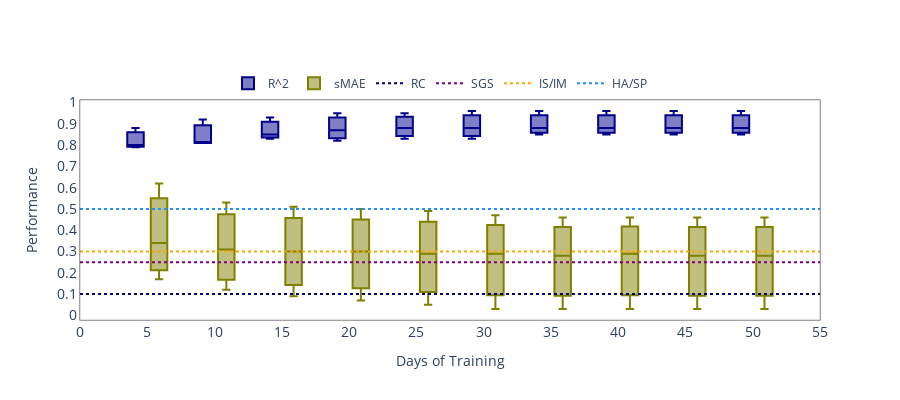

Notebook code for this chart:
### Code cell
import chart_studio
fig = go.Figure() 
a = np.array([1, 2, 3, 4, 5])
b = np.array([1, 3, 2, 3, 1])
# Defining x axis
x = x
fig.add_trace(go.Box(
  
    # defining y axis in corresponding
    # to x-axis
    y=RF_P,
    x=x,
    name='R^2',
    marker_color='darkblue',
    showlegend=True
   
))
#fig.add_trace(go.Box(
   # y=ANN_P,
   #x=x,
    #name='XGBoost(R^2)',
    #marker_color='hotpink',
    #showlegend=True

#))

fig.add_trace(go.Box(
  
    #defining y axis in corresponding
   # to x-axis
    y=RF_R,
    x=x,
    name='sMAE',
    marker_color='olive',
    showlegend=True
   
))
#fig.add_trace(go.Box(
   #y=ANN_R,
    #x=x,
    #name='XGBoost(NMAE)',
    #marker_color='orangered',
    #showlegend=True

#))
fig.add_trace(go.Scatter(x=X,
                y=Reg, 
                name="RC",
                mode = 'lines',
                #marker_color='dodgerblue',
                line = dict(shape = 'linear',width = 2, color = 'navy', dash = 'dot'),
                connectgaps = True,
                showlegend=True
                        ))
fig.add_trace(go.Scatter(x=X,
                y=Spatial, 
                name="SGS",
                mode = 'lines',
                #marker_color='dodgerblue',
                line = dict(shape = 'linear',width = 2, color = 'purple', dash = 'dot'),
                connectgaps = True,
                showlegend=True
                    
                        ))
fig.add_trace(go.Scatter(x=X,
                y=Intervention, 
                name="IS/IM",
                mode = 'lines',
                #marker_color='dodgerblue',
                line = dict(shape = 'linear',width = 2, color = 'orange', dash = 'dot'),
                connectgaps = True,
                showlegend=True
                
                        ))
fig.add_trace(go.Scatter(x=X,
                y=Hs_and_sp, 
                name="HA/SP",
                    
                mode = 'lines',
                #marker_color='dodgerblue',
                line = dict(shape = 'linear',width = 2, color = 'dodgerblue', dash = 'dot'),
                connectgaps = True,
                showlegend=True
               
                        ))

  
fig.update_layout(autosize=True,
                 #title={'text': "<b>CO Monthly Calibration Scheme </b>",
        #'y':0.84,
        #'x':0.4,
        #'xanchor': 'center',
        #'yanchor': 'top'}, 
    #width=1600,
    height=400,
                  
  legend=dict( yanchor="bottom",
    y=1.01,
    x=0.2,
    orientation="h"
),
    # group together boxes of the different
    # traces for each value of x
    boxmode='group',
                  plot_bgcolor='rgba(0,0,0,0)'
)

fig.update_xaxes(title_text="Days of Training",tickfont = dict(size=14),linewidth=0.5, linecolor='black',tick0 = 5,
        dtick = 5,
                 mirror=True)
fig.update_yaxes(title_text="Performance",tickfont = dict(size=14),linewidth=0.5, linecolor='black',tick0 = 0.1,
        dtick = 0.1,
                 mirror=True)
fig.show()
#chart_studio.plotly.sign_in('vinylango', 'gybbJVWfRSUoTcRRSa6J')
#chart_studio.plotly.image.save_as(fig, filename='models_boxplot.png')
#Image('models_boxplot.png')

### Figure 1 — Plotly figure (JSON) as saved in the notebook; plotly's stock layout.template omitted (floating-point values rounded to 4 significant figures)
{"data": [{"marker": {"color": "darkblue"}, "name": "R^2", "showlegend": true, "type": "box", "x": ["5", "5", "5", "10", "10", "10", "15", "15", "15", "20", "20", "20", "25", "25", "25", "30", "30", "30", "35", "35", "35", "40", "40", "40", "45", "45", "45", "50", "50", "50"], "y": [0.8, 0.79, 0.88, 0.81, 0.81, 0.92, 0.85, 0.83, 0.93, 0.87, 0.82, 0.95, 0.88, 0.83, 0.95, 0.88, 0.83, 0.96, 0.88, 0.85, 0.96, 0.88, 0.85, 0.96, 0.88, 0.85, 0.96, 0.88, 0.85, 0.96]}, {"marker": {"color": "olive"}, "name": "sMAE", "showlegend": true, "type": "box", "x": ["5", "5", "5", "10", "10", "10", "15", "15", "15", "20", "20", "20", "25", "25", "25", "30", "30", "30", "35", "35", "35", "40", "40", "40", "45", "45", "45", "50", "50", "50"], "y": [0.62, 0.34, 0.17, 0.53, 0.31, 0.12, 0.51, 0.3, 0.09, 0.5, 0.3, 0.07, 0.49, 0.29, 0.05, 0.47, 0.29, 0.03, 0.46, 0.28, 0.03, 0.46, 0.29, 0.03, 0.46, 0.28, 0.03, 0.46, 0.28, 0.03]}, {"connectgaps": true, "line": {"color": "navy", "dash": "dot", "shape": "linear", "width": 2}, "mode": "lines", "name": "RC", "showlegend": true, "type": "scatter", "x": ["0", "0", "0", "5", "5", "5", "10", "10", "10", "15", "15", "15", "20", "20", "20", "25", "25", "25", "30", "30", "30", "35", "35", "35", "40", "40", "40", "45", "45", "45", "50", "50", "50", "55", "55", "55"], "y": [0.1, 0.1, 0.1, 0.1, 0.1, 0.1, 0.1, 0.1, 0.1, 0.1, 0.1, 0.1, 0.1, 0.1, 0.1, 0.1, 0.1, 0.1, 0.1, 0.1, 0.1, 0.1, 0.1, 0.1, 0.1, 0.1, 0.1, 0.1, 0.1, 0.1, 0.1, 0.1, 0.1, 0.1, 0.1, 0.1]}, {"connectgaps": true, "line": {"color": "purple", "dash": "dot", "shape": "linear", "width": 2}, "mode": "lines", "name": "SGS", "showlegend": true, "type": "scatter", "x": ["0", "0", "0", "5", "5", "5", "10", "10", "10", "15", "15", "15", "20", "20", "20", "25", "25", "25", "30", "30", "30", "35", "35", "35", "40", "40", "40", "45", "45", "45", "50", "50", "50", "55", "55", "55"], "y": [0.25, 0.25, 0.25, 0.25, 0.25, 0.25, 0.25, 0.25, 0.25, 0.25, 0.25, 0.25, 0.25, 0.25, 0.25, 0.25, 0.25, 0.25, 0.25, 0.25, 0.25, 0.25, 0.25, 0.25, 0.25, 0.25, 0.25, 0.25, 0.25, 0.25, 0.25, 0.25, 0.25, 0.25, 0.25, 0.25]}, {"connectgaps": true, "line": {"color": "orange", "dash": "dot", "shape": "linear", "width": 2}, "mode": "lines", "name": "IS/IM", "showlegend": true, "type": "scatter", "x": ["0", "0", "0", "5", "5", "5", "10", "10", "10", "15", "15", "15", "20", "20", "20", "25", "25", "25", "30", "30", "30", "35", "35", "35", "40", "40", "40", "45", "45", "45", "50", "50", "50", "55", "55", "55"], "y": [0.3, 0.3, 0.3, 0.3, 0.3, 0.3, 0.3, 0.3, 0.3, 0.3, 0.3, 0.3, 0.3, 0.3, 0.3, 0.3, 0.3, 0.3, 0.3, 0.3, 0.3, 0.3, 0.3, 0.3, 0.3, 0.3, 0.3, 0.3, 0.3, 0.3, 0.3, 0.3, 0.3, 0.3, 0.3, 0.3]}, {"connectgaps": true, "line": {"color": "dodgerblue", "dash": "dot", "shape": "linear", "width": 2}, "mode": "lines", "name": "HA/SP", "showlegend": true, "type": "scatter", "x": ["0", "0", "0", "5", "5", "5", "10", "10", "10", "15", "15", "15", "20", "20", "20", "25", "25", "25", "30", "30", "30", "35", "35", "35", "40", "40", "40", "45", "45", "45", "50", "50", "50", "55", "55", "55"], "y": [0.5, 0.5, 0.5, 0.5, 0.5, 0.5, 0.5, 0.5, 0.5, 0.5, 0.5, 0.5, 0.5, 0.5, 0.5, 0.5, 0.5, 0.5, 0.5, 0.5, 0.5, 0.5, 0.5, 0.5, 0.5, 0.5, 0.5, 0.5, 0.5, 0.5, 0.5, 0.5, 0.5, 0.5, 0.5, 0.5]}], "layout": {"autosize": true, "boxmode": "group", "height": 400, "legend": {"orientation": "h", "x": 0.2, "y": 1.01, "yanchor": "bottom"}, "plot_bgcolor": "rgba(0,0,0,0)", "xaxis": {"dtick": 5, "linecolor": "black", "linewidth": 0.5, "mirror": true, "tick0": 5, "tickfont": {"size": 14}, "title": {"text": "Days of Training"}}, "yaxis": {"dtick": 0.1, "linecolor": "black", "linewidth": 0.5, "mirror": true, "tick0": 0.1, "tickfont": {"size": 14}, "title": {"text": "Performance"}}}}
